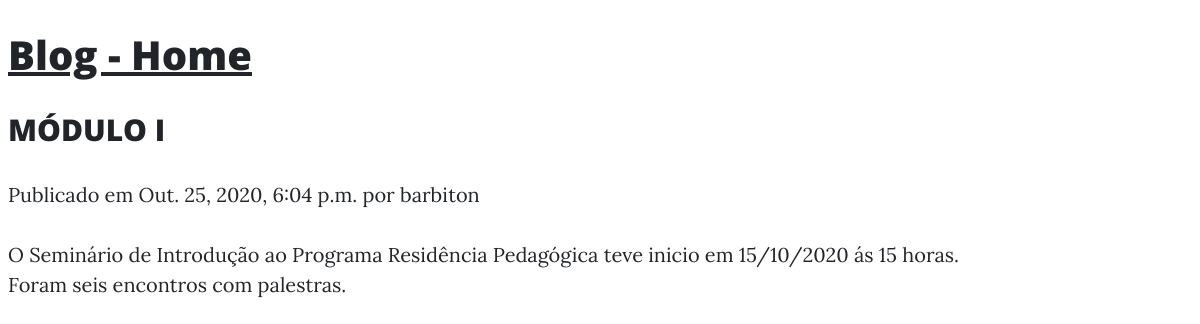
The page /modulo-i/ on the database its author committed.
### blog/models.py (models this page shows, shortened)
class Post(models.Model):
    STATUS_CHOICES = (
        ('draft', 'draft'),
        ('published', 'published'),
    )
    title = models.CharField(max_length=255)
    slug = models.SlugField(max_length=250, unique=True)
    author = models.ForeignKey(User, on_delete=models.CASCADE)
    body = models.TextField()
    publish =  models.DateTimeField(default=timezone.now)
    created = models.DateTimeField(auto_now_add=True)
    updated = models.DateTimeField(auto_now=True)
    status = models.CharField(max_length=10,
                              choices=STATUS_CHOICES,
                              default='draft')
    objects = models.Manager()
    published = PublishedManager()
    class Meta:
        ordering = ("-created",)

### blog/views.py (the view)
# urls.py: path("<slug:slug>/", views.PostDetailView.as_view(), name="detail"),
class PostDetailView(DetailView):
    model = Post

### blog/templates/blog/post_detail.html (shortened to what this page needs)
{% extends "blog/base.html" %}
{% block content %}
    <div class="post-entry">
    <h2>{{ post.title }}</h2>
    <p class="date">
        Publicado em {{ post.created }} por {{ post.author }}
    </p>
    </div>
    {{ post.body|linebreaks }}
{% endblock %}

### rows shown on the page
Post: title "MÓDULO I", created "Out. 25, 2020, 6:04 p.m.", author "barbiton", body "O Seminário de Introdução ao Programa Residência Pedagógica teve inicio em 15/10/2020 ás 15 horas. Foram seis encontros com palestras."
